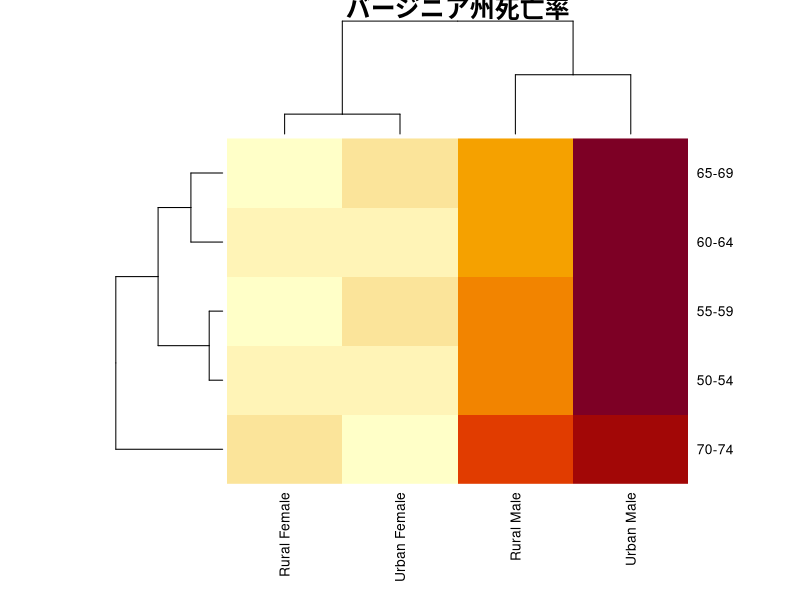

R code for this plot:
# デンドログラム付きのヒートマップを作成する
heatmap(
    VADeaths,
    cexRow = 1, cexCol = 1,  # 文字の大きさ
    margins = c(7, 0),
    main = "バージニア州死亡率"
)